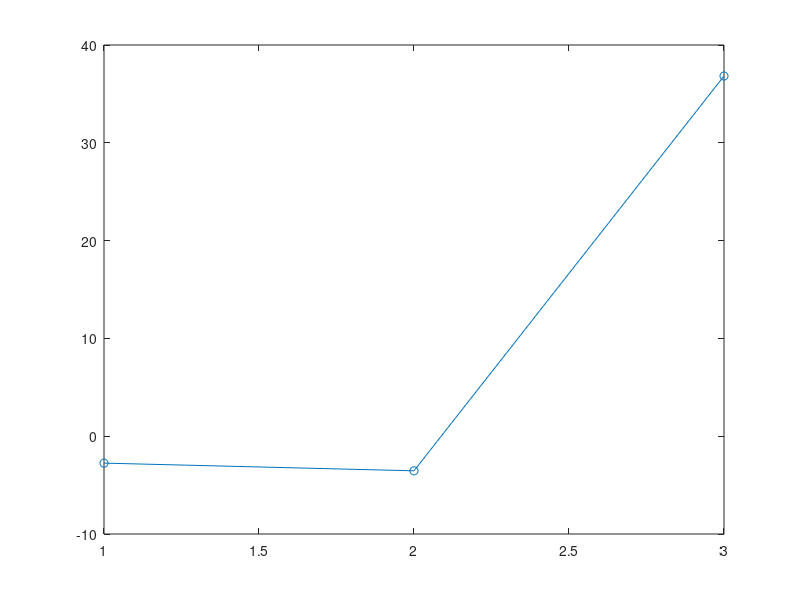

MATLAB code to generate this figure:
%############################################################################
% <Lab 8b>
%
% Course: ENSC 180 Introduction to Engineering Analysis
% Instructor: Dr. Herbert H. Tsang
% Description:  Use newton rhapson method to approximate roots and plot
% Due date: 2020/03/20
%
% Author: Jake Merkl
% Input: No input
% Output: Graph of function and roots
% I pledge that I have completed the programming assignment independently.
% I have not copied the code from a student or any source.
% I have not given my code to any student.
%
% Sign here: ___Jake Merkl_______
%############################################################################

function Lab8b_MerklJake()

%Variable declaration
Rroot = 3;
Xin=3.4;

for ii=[1:3]
    
    %This is newtons method in a for loop
    Approx = Xin - tanh(Xin.^2-9)./((sech(Xin.^2-9)).^2.*2.*(Xin));
    Xin = Approx;   %The Xin of the next loop
    y(ii,1)= Approx; %Store values into a variable
   
end
plot(y, '-o') %Plot each point of the itteration
%Answers to initial questions
disp('The real root is:')
disp(Rroot)
disp('The Approximated root is: ')
disp(Approx)
disp('The Approximation seems to diverge from the real root')
end